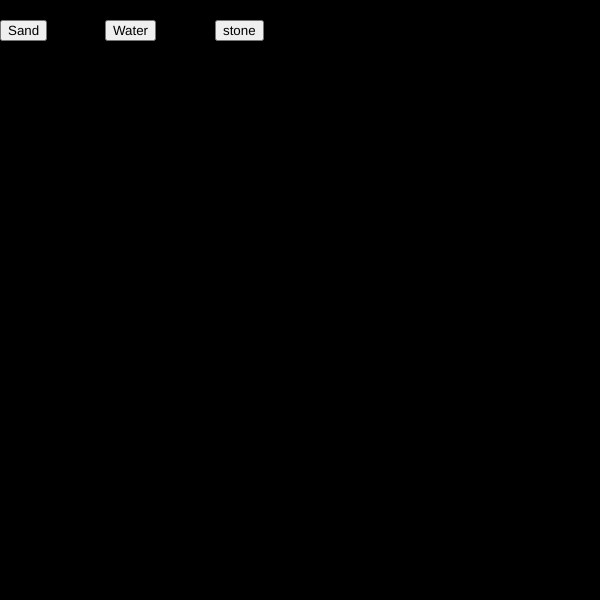
Frame 1 (no input)
Frame 60 (no input): identical to frame 1, image omitted
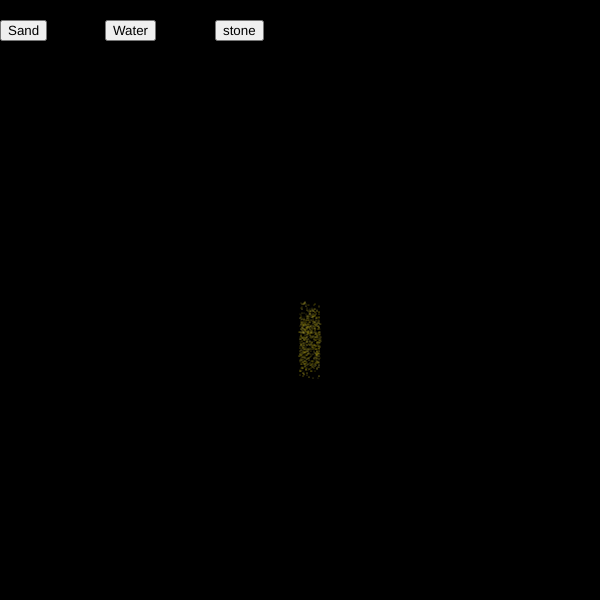
Frame 120 (the mouse pressed at the canvas centre since frame 60)

The p5.js sketch that drew these frames (run headless with seeded random() and noise() and a simulated clock; from frame 60 on, the mouse is pressed at the canvas centre):

// p5.js sketch
// ── sketch.js

let size=600;
let particles = [];
let stones = [];
let waterArr = [];
let arr = new Array(size);
let state="sand";



for (var i = 0; i < arr.length; i++) {
  arr[i] = new Array(size).fill(0);
}

function setup() {
  createCanvas(size, size);
  background(0);
  sandbutton = createButton('Sand');
  sandbutton.position(0, 20);

  waterbutton = createButton('Water');
  waterbutton.position(105, 20);

  stonebutton = createButton('stone');
  stonebutton.position(215, 20);

  sandbutton.mousePressed(changetoSand);
  waterbutton.mousePressed(changetoWater);
  stonebutton.mousePressed(changetoStone);
  
  console.log(arr[100][100]);
}

function changetoSand(){
  state="sand";
}
function changetoWater(){
  state="water";
}
function changetoStone(){
  state="stone";
}





function addParticles(x,y){
  x = Math.floor(x);
  y = Math.floor(y);
  particles.push(new particle(x,y));
  arr[x][y] = 1;
}

function addStones(x,y){
  x = Math.floor(x);
  y = Math.floor(y);
  stones.push(new stone(x,y));
  arr[x][y] = 2;
}
function addWater(x,y){
  x = Math.floor(x);
  y = Math.floor(y);
  waterArr.push(new water(x,y));
  arr[x][y] = 3;
}


function updateParticles(){
  for (var i = 0; i < particles.length; i++) {
    particles[i].update();
  }
  for (var i = 0; i < waterArr.length; i++) {
    waterArr[i].update();
  }
}


function drawParticles(){
  for (var i = 0; i < particles.length; i++) {
    particles[i].draw();
  }
  for (var i = 0; i < stones.length; i++) {
    stones[i].draw();
  }
  for (var i = 0; i < waterArr.length; i++) {
    waterArr[i].draw();
  }

}


function draw() {
  background(0);
  colorMode(HSB, 100);
  updateParticles();
  drawParticles();
  if (mouseIsPressed === true) {
    if(mouseX>0 && mouseX<size && mouseY>0 && mouseY<size){
      if(state === "sand"){
        for(let i = 0; i < 10; i++){
          addParticles(mouseX+Math.floor(Math.random() * 20),mouseY+Math.floor(Math.random() * 20));
        }
      }else if(state === "stone"){
        for(let i = 0; i < 10; i++){
          addStones(mouseX+i-5,mouseY);
          addStones(mouseX,mouseY+i-5);
        }
      }else if(state === "water"){
          for(let i = 0; i < 10; i++){
            addWater(mouseX+Math.floor(Math.random() * 20),mouseY+Math.floor(Math.random() * 20));
          }
        }
      }
    } 
} 

// ── particle.js
class particle {
  constructor(x, y) {
    this.x = x;
    this.y = y;
    this.color = color(
      15,
      60 + Math.floor(Math.random() * 40),
      20 + Math.floor(Math.random() * 80)
    );
  }
  update() {
    if (
      this.x < arr.length - 1 &&
      this.x > 1 &&
      this.y < arr.length - 1 &&
      this.y > 1
    ) {
      if (arr[this.x][this.y + 1] == 0) {
        arr[this.x][this.y + 1] = 1;
        arr[this.x][this.y] = 0;
        this.y++;
      } else if (arr[this.x + 1][this.y + 1] == 0) {
        arr[this.x + 1][this.y + 1] = 1;
        arr[this.x][this.y] = 0;
        this.y++;
        this.x++;
      } else if (arr[this.x - 1][this.y + 1] == 0) {
        arr[this.x - 1][this.y + 1] = 1;
        arr[this.x][this.y] = 0;
        this.y++;
        this.x--;
      }
    }
  }
  draw() {
    stroke(this.color);
    point(this.x, this.y);
  }
}

class stone {
  constructor(x, y) {
    this.x = x;
    this.y = y;
    this.color = this.color = color(
      7,
      60 + Math.floor(Math.random() * 40),
      20 + Math.floor(Math.random() * 80)
    );
  }
  update() {}
  draw() {
    stroke(this.color);
    point(this.x, this.y);
  }
}

class water {
  constructor(x, y) {
    this.x = x;
    this.y = y;
    this.dir=1;
    this.color = color(
      50,
      60 + Math.floor(Math.random() * 40),
      20 + Math.floor(Math.random() * 80)
    );
  }
  update() {
    if (
      this.x < arr.length - 1 &&
      this.x > 1 &&
      this.y < arr.length - 1 &&
      this.y > 1
    ) {
      if (arr[this.x][this.y + 1] == 0) {
        arr[this.x][this.y + 1] = 3;
        arr[this.x][this.y] = 0;
        this.y++;
      }else if (arr[this.x][this.y + 2] == 0) {
        arr[this.x][this.y + 2] = 3;
        arr[this.x][this.y] = 0;
        this.y=this.y+2;
      }
      else if ((arr[this.x + 1][this.y] == 0) && (arr[this.x - 1][this.y ] != 0)) {
        arr[this.x + 1][this.y + 1] = 3;
        arr[this.x][this.y] = 0;
        this.x++;
      }
      else if ((arr[this.x - 1][this.y] == 0) && (arr[this.x + 1][this.y ] != 0)) {
        arr[this.x - 1][this.y] = 3;
        arr[this.x][this.y] = 0;
        
        this.x--;
      }else if ((arr[this.x + 1][this.y] == 0)) {
        arr[this.x + 1][this.y + 1] = 3;
        arr[this.x][this.y] = 0;
        this.x++;
      }
      else if ((arr[this.x - 1][this.y] == 0) ) {
        arr[this.x - 1][this.y] = 3;
        arr[this.x][this.y] = 0;
        
        this.x--;
      }
    }
  }
  draw() {
    stroke(this.color);
    point(this.x, this.y);
  }
}

// ── style.css
html,
body {
  margin: 0;
  padding: 0px 4px 0px 8px;
  background-color: black;
}

h2 {
  color: rgb(255, 255, 255);
}
html,
body {
  height: 100%;
}

body {
  margin: 0;
  display: flex;
  flex-direction: column;
  /* This centers our sketch horizontally. */
  justify-content: center;

  /* This centers our sketch vertically. */
  align-items: center;
  height: 100%;
  width: 100%;
  left: 0;
  right: 0;
  top: 0;
  bottom: 0;
  position: absolute;
  background: linear-gradient(
    124deg,
    #ff2400,
    #e81d1d,
    #e8b71d,
    #e3e81d,
    #1de840,
    #1ddde8,
    #2b1de8,
    #dd00f3,
    #dd00f3
  );
  background-size: 1800% 1800%;

  -webkit-animation: rainbow 18s ease infinite;
  -z-animation: rainbow 18s ease infinite;
  -o-animation: rainbow 18s ease infinite;
  animation: rainbow 18s ease infinite;
}

@-webkit-keyframes rainbow {
  0% {
    background-position: 0% 82%;
  }
  50% {
    background-position: 100% 19%;
  }
  100% {
    background-position: 0% 82%;
  }
}
@-moz-keyframes rainbow {
  0% {
    background-position: 0% 82%;
  }
  50% {
    background-position: 100% 19%;
  }
  100% {
    background-position: 0% 82%;
  }
}
@-o-keyframes rainbow {
  0% {
    background-position: 0% 82%;
  }
  50% {
    background-position: 100% 19%;
  }
  100% {
    background-position: 0% 82%;
  }
}
@keyframes rainbow {
  0% {
    background-position: 0% 82%;
  }
  50% {
    background-position: 100% 19%;
  }
  100% {
    background-position: 0% 82%;
  }
}


button{
  background-color: #4CAF50; /* Green */
  border: none;
  color: white;
  padding: 15px 32px;
  text-align: center;
  text-decoration: none;
  display: inline-block;
  font-size: 16px;
  margin: auto;
  cursor: pointer;
  border-radius: 12px;
  display: flex;
  justify-self: center;
  margin-left: 40%;
}
button:hover{
  background-color: #3e8e41;
}
